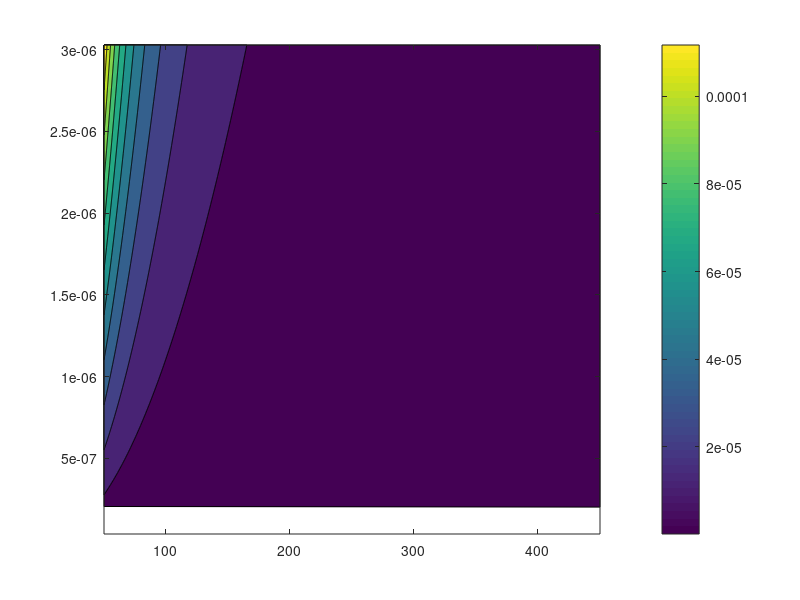

MATLAB code for this plot: (Note: this script raises an error after producing the figure.)
%% input parameter

H= 6; % 낙동강 깊이
L=360; % 낙동강 너비
S=230; % 현재 Delta progradation (평형상태로 가정)
B=320;
qs = 43563; % t/ year 
qs = qs * (1000^2) / 2.65 / (B * 100) / 10000 ; % m2/yr
qs = qs / 31536000; % m2 / sec
Qw = 200; % m3/s
% alpha = (L-S)* qs/ Qw;    % [  ] 무차원
alpha =4.54E-06;
St = 0.001;  % topset slope
Sf = 0.01 ; % foreset slope
dt = 60*60*24;

%% alpha sensitivity analysis : S일정할 떄 qs Qw에 따른 alpha 변화
qs_range = [1000 : 100 : 90000-9000];
qs_range = qs_range * (1000^2) / 2.65 / (320 * 100) / 10000 ; % m2/yr
qs_range = qs_range / 31536000; % m2 / sec
qs_range=qs_range';
qs_range_inv= 1./qs_range;  % 행렬의 나누기? 를 그냥 곱셈으로 사용하기 위해 inverse
Qw_range = [50:0.5:450];
Qw_range_inv = 1./Qw_range;
% alpha_range = (L-S)*qs_range*Qw_range_inv; % U1
alpha_range = (L-S)^2*qs_range*6*(Qw_range_inv).^2; % U2

alpha_range(alpha_range<1E-07)=nan;

% contourf figure 
figure(1)
contourf(Qw_range,qs_range,alpha_range);
colorbar;
c = colorbar;
c.Label.String = '\alpha  erosion coefficient';
xlabel('Q_w [m^2/sec]')
ylabel('q_s [m^2/sec]')
hold on
plot(Qw,qs,'rp' ,'MarkerFaceColor','red','MarkerSize',15)

% pcolor interp figure
figure(2) 
pcolor(Qw_range,qs_range,alpha_range)
hold on
shading interp
contourf(alpha_range) % not working?
colorbar;
c = colorbar;
c.Label.String = '\alpha  erosion coefficient';
xlabel('Q_w [m^2/sec]')
ylabel('q_s [m^2/sec]')
hold on
plot(Qw,qs,'rp' ,'MarkerFaceColor','red','MarkerSize',15)
%% S sensitivity analysis : alpha 일정할 때 qs Qw에 따른 equil S의 변화
% S_range = L- alpha * qs_range_inv*Qw_range ;  % U1
S_range = L -  sqrt(alpha/6./qs_range)*Qw_range; % U2
S_range(S_range<0)=nan;
% contourf figure
figure(3)
contourf(Qw_range,qs_range,S_range);
colorbar;
c2=colorbar;
c2.Label.String = 'equilibrium shoreline location [m]';
xlabel('Q_w [m^2/sec]')
ylabel('q_s [m^2/sec]')
hold on
% plot(Qw,qs,'rp' ,'MarkerFaceColor','red','MarkerSize',15)

% smoothing figure
figure(4)
pcolor(Qw_range,qs_range,S_range)
hold on
shading interp
contourf(S_range) % not working?
c2=colorbar;
c2.Label.String = 'equilibrium shoreline location [m]';
xlabel('Q_w [m^2/sec]')
ylabel('q_s [m^2/sec]')
hold on
plot(Qw,qs,'rp' ,'MarkerFaceColor','red','MarkerSize',15)

% figures for alpha, S sensitivity (smooth) 
figure(5)
subplot(2,1,1)
pcolor(Qw_range,qs_range,alpha_range)
hold on
shading interp
contourf(alpha_range) % not working?
colorbar;
c = colorbar;
c.Label.String = '\alpha  erosion coefficient';
xlabel('Q_w [m^2/sec]')
ylabel('q_s [m^2/sec]')
hold on
plot(Qw,qs,'rp' ,'MarkerFaceColor','red','MarkerSize',15)
subplot(2,1,2)
pcolor(Qw_range,qs_range,S_range)
hold on
shading interp
contourf(S_range) % not working?
c2=colorbar;
c2.Label.String = 'equilibrium shoreline location [m]';
xlabel('Q_w [m^2/sec]')
ylabel('q_s [m^2/sec]')
hold on
plot(Qw,qs,'rp' ,'MarkerFaceColor','red','MarkerSize',15)


    


%% alpha 모든 합류부 일정하다고 가정하였을 때 다른 델타들의 거동을 예상
figure
set( gcf, 'Position', [0 0 800 600] ) ;
S_range(S_range<0)=nan;
S_range(S_range>L)=nan;
contourf(Qw_range,qs_range,S_range/L);
colorbar;
c2=colorbar;
c2.Label.String = 'equilibrium shoreline location [m]';
xlabel('Q_w [m^2/sec]','FontSize',13)
ylabel('q_s [m^2/sec]','FontSize',13)
hold on
plot(Qw,qs,'rp' ,'MarkerFaceColor','red','MarkerSize',10)

plot(73.09,2.18E-06,'bp','MarkerSize',10,'MarkerFaceColor','b')
plot(150.7828,1.53E-06,'o','MarkerSize',10,'MarkerEdgeColor',[0.6350 0.0780 0.1840],'MarkerFaceColor',[0.6350 0.0780 0.1840])
plot(278.0292,2.73E-07,'c<','MarkerSize',10,'MarkerFaceColor','c')
plot(289.2921,2.18E-06,'y^','MarkerSize',10,'MarkerFaceColor','y')
plot(337.8056,5.49E-07,'md','MarkerSize',10,'MarkerFaceColor','m')
legend('sensitivity range','감천','내성천','병성천','회천','황강','남강','FontSize',10)
    

%% 추세선
uu(:,1)=[0.092769129,0.011938381, 0.063310173, 0.023858098, 0.055317548, 0.025875878];
uu(:,2)=[3.64E-07, 2.54E-07, 2.71E-07, 4.55E-08,3.63E-07,9.14E-08];
i = 0 : 0.01 : 0.1;
iy= alpha * i;
figure
plot(uu(:,1),uu(:,2),'ok','MarkerSize',5,'MarkerFaceColor','k')
hold on
plot(i,iy,'k')
legend('Nakdong RIver Confluences','Linear Regression (y=4.54E-06x)','Location','northwest','FontSize',12)
xlabel('U^2','FontSize',15)
ylabel('$\dot{E}$','Interpreter','latex','FontSize',15)

%%
bardata = [0.692471892 0.714285714; 0.753057562   0.465116279 ; 0.628310955  0.638888889 ; 0  0 ; 0.544829257  0.453333333; 0 0]
bar(bardata)
legend('Model Prediction','Observed')
ylabel('S/L')






    